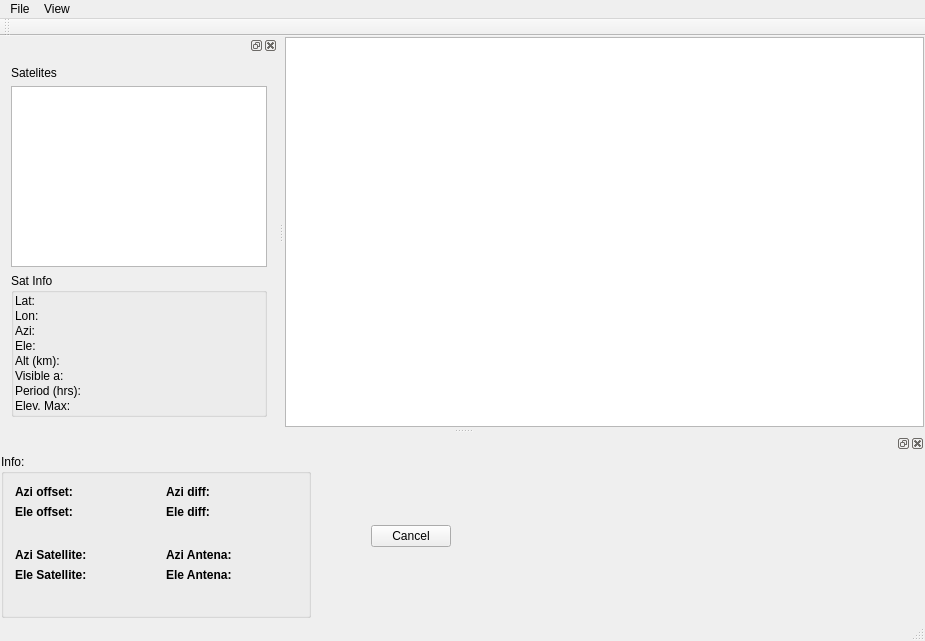
<?xml version="1.0" encoding="UTF-8"?>
<ui version="4.0">
 <class>MainWindow</class>
 <widget class="QMainWindow" name="MainWindow">
  <property name="geometry">
   <rect>
    <x>0</x>
    <y>0</y>
    <width>925</width>
    <height>641</height>
   </rect>
  </property>
  <property name="focusPolicy">
   <enum>Qt::NoFocus</enum>
  </property>
  <property name="windowTitle">
   <string>MainWindow</string>
  </property>
  <property name="windowIcon">
   <iconset resource="resources.qrc">
    <normaloff>:/images/resources/globe.png</normaloff>:/images/resources/globe.png</iconset>
  </property>
  <widget class="QWidget" name="centralWidget">
   <layout class="QGridLayout" name="gridLayout">
    <property name="margin">
     <number>1</number>
    </property>
    <property name="spacing">
     <number>3</number>
    </property>
    <item row="0" column="0">
     <widget class="SatView" name="graphicsView">
      <property name="cursor" stdset="0">
       <cursorShape>ArrowCursor</cursorShape>
      </property>
      <property name="focusPolicy">
       <enum>Qt::NoFocus</enum>
      </property>
      <property name="verticalScrollBarPolicy">
       <enum>Qt::ScrollBarAlwaysOff</enum>
      </property>
      <property name="horizontalScrollBarPolicy">
       <enum>Qt::ScrollBarAlwaysOff</enum>
      </property>
      <property name="interactive">
       <bool>true</bool>
      </property>
     </widget>
    </item>
   </layout>
  </widget>
  <widget class="QMenuBar" name="menuBar">
   <property name="geometry">
    <rect>
     <x>0</x>
     <y>0</y>
     <width>925</width>
     <height>20</height>
    </rect>
   </property>
   <widget class="QMenu" name="menuFile">
    <property name="title">
     <string>File</string>
    </property>
    <addaction name="actionLoad_TLEs"/>
    <addaction name="actionLoad_Map"/>
   </widget>
   <widget class="QMenu" name="menuView">
    <property name="title">
     <string>View</string>
    </property>
    <addaction name="actionSatellites"/>
    <addaction name="actionTrack"/>
    <addaction name="actionPass_Order"/>
   </widget>
   <addaction name="menuFile"/>
   <addaction name="menuView"/>
  </widget>
  <widget class="QToolBar" name="mainToolBar">
   <attribute name="toolBarArea">
    <enum>TopToolBarArea</enum>
   </attribute>
   <attribute name="toolBarBreak">
    <bool>false</bool>
   </attribute>
  </widget>
  <widget class="QStatusBar" name="statusBar"/>
  <widget class="QDockWidget" name="dockWidgetSats">
   <property name="maximumSize">
    <size>
     <width>524287</width>
     <height>524287</height>
    </size>
   </property>
   <property name="allowedAreas">
    <set>Qt::LeftDockWidgetArea|Qt::RightDockWidgetArea</set>
   </property>
   <attribute name="dockWidgetArea">
    <number>1</number>
   </attribute>
   <widget class="QWidget" name="dockWidgetContents">
    <layout class="QVBoxLayout" name="verticalLayout">
     <item>
      <widget class="QLabel" name="lb_sat">
       <property name="text">
        <string>Satelites</string>
       </property>
      </widget>
     </item>
     <item>
      <widget class="QListView" name="listView">
       <property name="editTriggers">
        <set>QAbstractItemView::NoEditTriggers</set>
       </property>
       <property name="alternatingRowColors">
        <bool>true</bool>
       </property>
       <property name="selectionBehavior">
        <enum>QAbstractItemView::SelectRows</enum>
       </property>
       <property name="uniformItemSizes">
        <bool>true</bool>
       </property>
      </widget>
     </item>
     <item>
      <widget class="QGroupBox" name="gb_satInfo">
       <property name="title">
        <string>Sat Info</string>
       </property>
       <layout class="QFormLayout" name="formLayout">
        <property name="horizontalSpacing">
         <number>3</number>
        </property>
        <property name="verticalSpacing">
         <number>1</number>
        </property>
        <property name="margin">
         <number>1</number>
        </property>
        <item row="0" column="0">
         <widget class="QLabel" name="label">
          <property name="sizePolicy">
           <sizepolicy hsizetype="Minimum" vsizetype="Preferred">
            <horstretch>0</horstretch>
            <verstretch>0</verstretch>
           </sizepolicy>
          </property>
          <property name="text">
           <string>Lat:</string>
          </property>
         </widget>
        </item>
        <item row="0" column="1">
         <widget class="QLabel" name="la_lat">
          <property name="sizePolicy">
           <sizepolicy hsizetype="Expanding" vsizetype="Preferred">
            <horstretch>0</horstretch>
            <verstretch>0</verstretch>
           </sizepolicy>
          </property>
          <property name="frameShape">
           <enum>QFrame::Box</enum>
          </property>
          <property name="frameShadow">
           <enum>QFrame::Sunken</enum>
          </property>
          <property name="lineWidth">
           <number>0</number>
          </property>
          <property name="text">
           <string/>
          </property>
          <property name="alignment">
           <set>Qt::AlignCenter</set>
          </property>
         </widget>
        </item>
        <item row="1" column="0">
         <widget class="QLabel" name="label_2">
          <property name="sizePolicy">
           <sizepolicy hsizetype="Minimum" vsizetype="Preferred">
            <horstretch>0</horstretch>
            <verstretch>0</verstretch>
           </sizepolicy>
          </property>
          <property name="text">
           <string>Lon:</string>
          </property>
         </widget>
        </item>
        <item row="1" column="1">
         <widget class="QLabel" name="la_lon">
          <property name="sizePolicy">
           <sizepolicy hsizetype="Expanding" vsizetype="Preferred">
            <horstretch>0</horstretch>
            <verstretch>0</verstretch>
           </sizepolicy>
          </property>
          <property name="frameShape">
           <enum>QFrame::Box</enum>
          </property>
          <property name="lineWidth">
           <number>0</number>
          </property>
          <property name="text">
           <string/>
          </property>
          <property name="alignment">
           <set>Qt::AlignCenter</set>
          </property>
         </widget>
        </item>
        <item row="2" column="0">
         <widget class="QLabel" name="label_7">
          <property name="sizePolicy">
           <sizepolicy hsizetype="Minimum" vsizetype="Preferred">
            <horstretch>0</horstretch>
            <verstretch>0</verstretch>
           </sizepolicy>
          </property>
          <property name="text">
           <string>Azi:</string>
          </property>
         </widget>
        </item>
        <item row="2" column="1">
         <widget class="QLabel" name="la_azi">
          <property name="sizePolicy">
           <sizepolicy hsizetype="Expanding" vsizetype="Preferred">
            <horstretch>0</horstretch>
            <verstretch>0</verstretch>
           </sizepolicy>
          </property>
          <property name="frameShape">
           <enum>QFrame::Box</enum>
          </property>
          <property name="lineWidth">
           <number>0</number>
          </property>
          <property name="text">
           <string/>
          </property>
          <property name="alignment">
           <set>Qt::AlignCenter</set>
          </property>
         </widget>
        </item>
        <item row="3" column="0">
         <widget class="QLabel" name="label_9">
          <property name="sizePolicy">
           <sizepolicy hsizetype="Minimum" vsizetype="Preferred">
            <horstretch>0</horstretch>
            <verstretch>0</verstretch>
           </sizepolicy>
          </property>
          <property name="text">
           <string>Ele:</string>
          </property>
         </widget>
        </item>
        <item row="3" column="1">
         <widget class="QLabel" name="la_elev">
          <property name="sizePolicy">
           <sizepolicy hsizetype="Expanding" vsizetype="Preferred">
            <horstretch>0</horstretch>
            <verstretch>0</verstretch>
           </sizepolicy>
          </property>
          <property name="frameShape">
           <enum>QFrame::Box</enum>
          </property>
          <property name="lineWidth">
           <number>0</number>
          </property>
          <property name="text">
           <string/>
          </property>
          <property name="alignment">
           <set>Qt::AlignCenter</set>
          </property>
         </widget>
        </item>
        <item row="4" column="0">
         <widget class="QLabel" name="label_12">
          <property name="sizePolicy">
           <sizepolicy hsizetype="Preferred" vsizetype="Minimum">
            <horstretch>0</horstretch>
            <verstretch>0</verstretch>
           </sizepolicy>
          </property>
          <property name="text">
           <string>Alt (km):</string>
          </property>
         </widget>
        </item>
        <item row="4" column="1">
         <widget class="QLabel" name="la_alt">
          <property name="sizePolicy">
           <sizepolicy hsizetype="Expanding" vsizetype="Preferred">
            <horstretch>0</horstretch>
            <verstretch>0</verstretch>
           </sizepolicy>
          </property>
          <property name="frameShape">
           <enum>QFrame::Box</enum>
          </property>
          <property name="lineWidth">
           <number>0</number>
          </property>
          <property name="text">
           <string/>
          </property>
          <property name="alignment">
           <set>Qt::AlignCenter</set>
          </property>
         </widget>
        </item>
        <item row="5" column="0">
         <widget class="QLabel" name="label_11">
          <property name="sizePolicy">
           <sizepolicy hsizetype="Preferred" vsizetype="Minimum">
            <horstretch>0</horstretch>
            <verstretch>0</verstretch>
           </sizepolicy>
          </property>
          <property name="text">
           <string>Visible a:</string>
          </property>
         </widget>
        </item>
        <item row="5" column="1">
         <widget class="QLabel" name="la_pase">
          <property name="sizePolicy">
           <sizepolicy hsizetype="Expanding" vsizetype="Preferred">
            <horstretch>0</horstretch>
            <verstretch>0</verstretch>
           </sizepolicy>
          </property>
          <property name="frameShape">
           <enum>QFrame::Box</enum>
          </property>
          <property name="lineWidth">
           <number>0</number>
          </property>
          <property name="text">
           <string/>
          </property>
          <property name="alignment">
           <set>Qt::AlignCenter</set>
          </property>
         </widget>
        </item>
        <item row="6" column="0">
         <widget class="QLabel" name="label_13">
          <property name="sizePolicy">
           <sizepolicy hsizetype="Preferred" vsizetype="Minimum">
            <horstretch>0</horstretch>
            <verstretch>0</verstretch>
           </sizepolicy>
          </property>
          <property name="text">
           <string>Period (hrs):</string>
          </property>
         </widget>
        </item>
        <item row="6" column="1">
         <widget class="QLabel" name="la_period">
          <property name="sizePolicy">
           <sizepolicy hsizetype="Expanding" vsizetype="Preferred">
            <horstretch>0</horstretch>
            <verstretch>0</verstretch>
           </sizepolicy>
          </property>
          <property name="frameShape">
           <enum>QFrame::Box</enum>
          </property>
          <property name="lineWidth">
           <number>0</number>
          </property>
          <property name="text">
           <string/>
          </property>
          <property name="alignment">
           <set>Qt::AlignCenter</set>
          </property>
         </widget>
        </item>
        <item row="7" column="0">
         <widget class="QLabel" name="label_18">
          <property name="text">
           <string>Elev. Max:</string>
          </property>
         </widget>
        </item>
        <item row="7" column="1">
         <widget class="QLabel" name="lb_elevMaxi">
          <property name="sizePolicy">
           <sizepolicy hsizetype="Expanding" vsizetype="Preferred">
            <horstretch>0</horstretch>
            <verstretch>0</verstretch>
           </sizepolicy>
          </property>
          <property name="frameShape">
           <enum>QFrame::Box</enum>
          </property>
          <property name="lineWidth">
           <number>0</number>
          </property>
          <property name="text">
           <string/>
          </property>
          <property name="alignment">
           <set>Qt::AlignCenter</set>
          </property>
         </widget>
        </item>
       </layout>
      </widget>
     </item>
    </layout>
   </widget>
  </widget>
  <widget class="TrackerWidget" name="dockWidgetTrack">
   <property name="focusPolicy">
    <enum>Qt::NoFocus</enum>
   </property>
   <property name="allowedAreas">
    <set>Qt::BottomDockWidgetArea</set>
   </property>
   <attribute name="dockWidgetArea">
    <number>8</number>
   </attribute>
   <widget class="QWidget" name="dockWidgetContents_2">
    <layout class="QGridLayout" name="gridLayout_5">
     <property name="margin">
      <number>1</number>
     </property>
     <property name="spacing">
      <number>3</number>
     </property>
     <item row="0" column="0">
      <widget class="QGroupBox" name="groupBox">
       <property name="maximumSize">
        <size>
         <width>9999999</width>
         <height>16777215</height>
        </size>
       </property>
       <property name="title">
        <string>Info:</string>
       </property>
       <layout class="QGridLayout" name="gridLayout_4">
        <item row="0" column="0">
         <layout class="QFormLayout" name="formLayout_3">
          <item row="0" column="1">
           <widget class="QLabel" name="laAziOffset">
            <property name="minimumSize">
             <size>
              <width>81</width>
              <height>0</height>
             </size>
            </property>
            <property name="frameShape">
             <enum>QFrame::NoFrame</enum>
            </property>
            <property name="text">
             <string/>
            </property>
           </widget>
          </item>
          <item row="1" column="0">
           <widget class="QLabel" name="label_10">
            <property name="font">
             <font>
              <weight>75</weight>
              <bold>true</bold>
             </font>
            </property>
            <property name="text">
             <string>Ele offset:</string>
            </property>
           </widget>
          </item>
          <item row="1" column="1">
           <widget class="QLabel" name="lbEleOffset">
            <property name="minimumSize">
             <size>
              <width>81</width>
              <height>0</height>
             </size>
            </property>
            <property name="frameShape">
             <enum>QFrame::NoFrame</enum>
            </property>
            <property name="text">
             <string/>
            </property>
           </widget>
          </item>
          <item row="0" column="0">
           <widget class="QLabel" name="label_8">
            <property name="font">
             <font>
              <weight>75</weight>
              <bold>true</bold>
             </font>
            </property>
            <property name="text">
             <string>Azi offset:</string>
            </property>
           </widget>
          </item>
         </layout>
        </item>
        <item row="0" column="1">
         <layout class="QFormLayout" name="formLayout_4">
          <property name="fieldGrowthPolicy">
           <enum>QFormLayout::AllNonFixedFieldsGrow</enum>
          </property>
          <item row="0" column="0">
           <widget class="QLabel" name="label_14">
            <property name="font">
             <font>
              <weight>75</weight>
              <bold>true</bold>
             </font>
            </property>
            <property name="text">
             <string>Azi diff:</string>
            </property>
           </widget>
          </item>
          <item row="0" column="1">
           <widget class="QLabel" name="lbAziDiff">
            <property name="minimumSize">
             <size>
              <width>81</width>
              <height>0</height>
             </size>
            </property>
            <property name="frameShape">
             <enum>QFrame::NoFrame</enum>
            </property>
            <property name="text">
             <string/>
            </property>
           </widget>
          </item>
          <item row="1" column="0">
           <widget class="QLabel" name="label_16">
            <property name="font">
             <font>
              <weight>75</weight>
              <bold>true</bold>
             </font>
            </property>
            <property name="text">
             <string>Ele diff:</string>
            </property>
           </widget>
          </item>
          <item row="1" column="1">
           <widget class="QLabel" name="lbEleDiff">
            <property name="minimumSize">
             <size>
              <width>81</width>
              <height>0</height>
             </size>
            </property>
            <property name="frameShape">
             <enum>QFrame::NoFrame</enum>
            </property>
            <property name="text">
             <string/>
            </property>
           </widget>
          </item>
         </layout>
        </item>
        <item row="1" column="0">
         <layout class="QFormLayout" name="formLayout_5">
          <item row="0" column="0">
           <widget class="QLabel" name="label_3">
            <property name="font">
             <font>
              <weight>75</weight>
              <bold>true</bold>
             </font>
            </property>
            <property name="text">
             <string>Azi Satellite:</string>
            </property>
           </widget>
          </item>
          <item row="0" column="1">
           <widget class="QLabel" name="lb_aziSat">
            <property name="text">
             <string/>
            </property>
           </widget>
          </item>
          <item row="1" column="0">
           <widget class="QLabel" name="label_15">
            <property name="font">
             <font>
              <weight>75</weight>
              <bold>true</bold>
             </font>
            </property>
            <property name="text">
             <string>Ele Satellite:</string>
            </property>
           </widget>
          </item>
          <item row="1" column="1">
           <widget class="QLabel" name="lb_eleSat">
            <property name="text">
             <string/>
            </property>
           </widget>
          </item>
         </layout>
        </item>
        <item row="1" column="1">
         <layout class="QFormLayout" name="formLayout_6">
          <item row="0" column="0">
           <widget class="QLabel" name="label_4">
            <property name="font">
             <font>
              <weight>75</weight>
              <bold>true</bold>
             </font>
            </property>
            <property name="text">
             <string>Azi Antena:</string>
            </property>
           </widget>
          </item>
          <item row="0" column="1">
           <widget class="QLabel" name="lb_aziAnte">
            <property name="text">
             <string/>
            </property>
           </widget>
          </item>
          <item row="1" column="0">
           <widget class="QLabel" name="label_17">
            <property name="font">
             <font>
              <weight>75</weight>
              <bold>true</bold>
             </font>
            </property>
            <property name="text">
             <string>Ele Antena:</string>
            </property>
           </widget>
          </item>
          <item row="1" column="1">
           <widget class="QLabel" name="lb_eleAnte">
            <property name="text">
             <string/>
            </property>
           </widget>
          </item>
         </layout>
        </item>
       </layout>
      </widget>
     </item>
     <item row="0" column="3">
      <widget class="QPushButton" name="pb_cancelThread">
       <property name="maximumSize">
        <size>
         <width>999999</width>
         <height>16777215</height>
        </size>
       </property>
       <property name="text">
        <string>Cancel</string>
       </property>
       <property name="icon">
        <iconset resource="resources.qrc">
         <normaloff>:/images/resources/Stop.png</normaloff>:/images/resources/Stop.png</iconset>
       </property>
      </widget>
     </item>
     <item row="0" column="5">
      <widget class="elePlot" name="widget" native="true">
       <property name="minimumSize">
        <size>
         <width>50</width>
         <height>164</height>
        </size>
       </property>
       <property name="maximumSize">
        <size>
         <width>50</width>
         <height>164</height>
        </size>
       </property>
       <property name="cursor">
        <cursorShape>CrossCursor</cursorShape>
       </property>
      </widget>
     </item>
     <item row="0" column="6">
      <widget class="AziElePlot" name="azielePlot" native="true">
       <property name="minimumSize">
        <size>
         <width>361</width>
         <height>164</height>
        </size>
       </property>
       <property name="maximumSize">
        <size>
         <width>360</width>
         <height>164</height>
        </size>
       </property>
       <property name="cursor">
        <cursorShape>OpenHandCursor</cursorShape>
       </property>
      </widget>
     </item>
     <item row="0" column="1">
      <layout class="QHBoxLayout" name="horizontalLayout_3"/>
     </item>
     <item row="0" column="2">
      <spacer name="horizontalSpacer">
       <property name="orientation">
        <enum>Qt::Horizontal</enum>
       </property>
       <property name="sizeHint" stdset="0">
        <size>
         <width>40</width>
         <height>20</height>
        </size>
       </property>
      </spacer>
     </item>
     <item row="0" column="4">
      <spacer name="horizontalSpacer_2">
       <property name="orientation">
        <enum>Qt::Horizontal</enum>
       </property>
       <property name="sizeHint" stdset="0">
        <size>
         <width>40</width>
         <height>20</height>
        </size>
       </property>
      </spacer>
     </item>
    </layout>
   </widget>
  </widget>
  <action name="actionLoad_TLEs">
   <property name="icon">
    <iconset resource="resources.qrc">
     <normaloff>:/images/resources/Documents.png</normaloff>
     <activeon>:/images/resources/folder.png</activeon>:/images/resources/Documents.png</iconset>
   </property>
   <property name="text">
    <string>Load TLEs</string>
   </property>
   <property name="shortcut">
    <string>Ctrl+O</string>
   </property>
  </action>
  <action name="actionSatellites">
   <property name="icon">
    <iconset resource="resources.qrc">
     <normaloff>:/images/resources/viewSat.png</normaloff>:/images/resources/viewSat.png</iconset>
   </property>
   <property name="text">
    <string>Satellites</string>
   </property>
   <property name="shortcut">
    <string>Ctrl+S</string>
   </property>
  </action>
  <action name="actionTrack">
   <property name="icon">
    <iconset resource="resources.qrc">
     <normaloff>:/images/resources/Exe.png</normaloff>:/images/resources/Exe.png</iconset>
   </property>
   <property name="text">
    <string>Track</string>
   </property>
   <property name="shortcut">
    <string>Ctrl+T</string>
   </property>
  </action>
  <action name="actionLoad_Map">
   <property name="icon">
    <iconset resource="resources.qrc">
     <normaloff>:/images/resources/open.png</normaloff>:/images/resources/open.png</iconset>
   </property>
   <property name="text">
    <string>Load Map </string>
   </property>
   <property name="shortcut">
    <string>Ctrl+M</string>
   </property>
  </action>
  <action name="actionPass_Order">
   <property name="icon">
    <iconset resource="resources.qrc">
     <normaloff>:/images/resources/notepad.png</normaloff>:/images/resources/notepad.png</iconset>
   </property>
   <property name="text">
    <string>Pass Order</string>
   </property>
   <property name="shortcut">
    <string>Ctrl+P</string>
   </property>
  </action>
 </widget>
 <layoutdefault spacing="6" margin="11"/>
 <customwidgets>
  <customwidget>
   <class>SatView</class>
   <extends>QGraphicsView</extends>
   <header location="global">satview.h</header>
  </customwidget>
  <customwidget>
   <class>AziElePlot</class>
   <extends>QWidget</extends>
   <header>azieleplot.h</header>
   <container>1</container>
  </customwidget>
  <customwidget>
   <class>TrackerWidget</class>
   <extends>QDockWidget</extends>
   <header>trackerwidget.h</header>
   <container>1</container>
  </customwidget>
  <customwidget>
   <class>elePlot</class>
   <extends>QWidget</extends>
   <header location="global">eleplot.h</header>
   <container>1</container>
  </customwidget>
 </customwidgets>
 <resources>
  <include location="resources.qrc"/>
 </resources>
 <connections/>
</ui>
